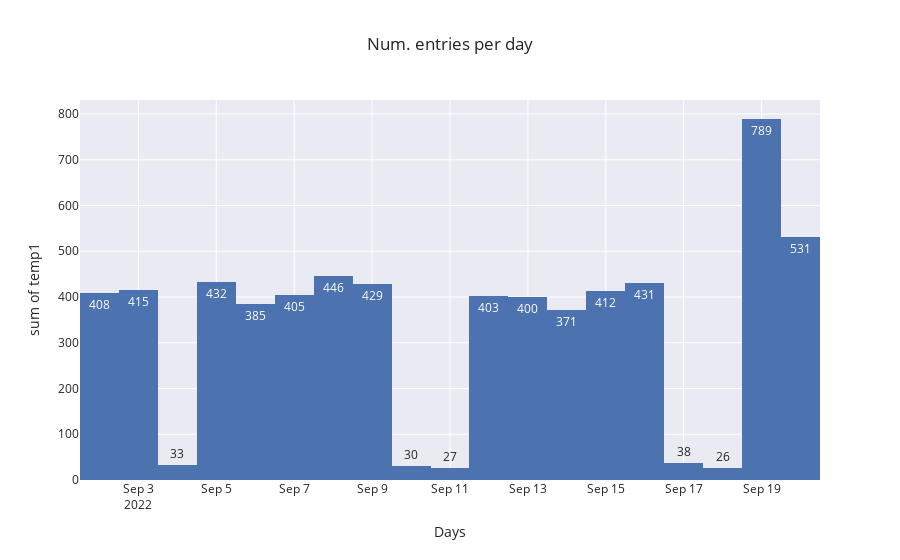

The notebook cell this image was saved under:
### Markdown cell above
# Counting events by days/hours
---

Checking if days and hours are correlated to the volume of entries.

### Code cell
import plotly.express as px
import matplotlib.pyplot as plt

df_counts = pd.DataFrame()
df_daily = pd.DataFrame()

# Group data logs by date and day of week in order to calculate size and percentage.
df_counts["event_number"] = df_00001AAA.groupby(by=["date", "day_of_week"]).size()
df_counts["event_%"] = round(df_counts["event_number"]/df_counts["event_number"].sum()*100,1)

# Resampling our data by day
df_daily = df_00001AAA.resample("D", on="timestamp").count()

print(df_counts)

# Plot an histogram
fig = px.histogram(df_daily, 
                   x=df_daily.index, 
                   y="temp1",
                   nbins=len(df_daily),
                   text_auto=True,
                   template="seaborn",
                   title="Num. entries per day",
                   )
fig.update_layout(xaxis_title_text="Days")
fig.show()

### Figure 1 — Plotly figure (JSON) as saved in the notebook; plotly's stock layout.template omitted (floating-point values rounded to 4 significant figures)
{"data": [{"alignmentgroup": "True", "bingroup": "x", "histfunc": "sum", "hovertemplate": "timestamp=%{x}<br>sum of temp1=%{y}<extra></extra>", "legendgroup": "", "marker": {"color": "rgb(76,114,176)", "pattern": {"shape": ""}}, "name": "", "nbinsx": 19, "offsetgroup": "", "orientation": "v", "showlegend": false, "texttemplate": "%{value}", "type": "histogram", "x": ["2022-09-02T00:00:00+00:00", "2022-09-03T00:00:00+00:00", "2022-09-04T00:00:00+00:00", "2022-09-05T00:00:00+00:00", "2022-09-06T00:00:00+00:00", "2022-09-07T00:00:00+00:00", "2022-09-08T00:00:00+00:00", "2022-09-09T00:00:00+00:00", "2022-09-10T00:00:00+00:00", "2022-09-11T00:00:00+00:00", "2022-09-12T00:00:00+00:00", "2022-09-13T00:00:00+00:00", "2022-09-14T00:00:00+00:00", "2022-09-15T00:00:00+00:00", "2022-09-16T00:00:00+00:00", "2022-09-17T00:00:00+00:00", "2022-09-18T00:00:00+00:00", "2022-09-19T00:00:00+00:00", "2022-09-20T00:00:00+00:00"], "xaxis": "x", "y": [408, 415, 33, 432, 385, 405, 446, 429, 30, 27, 403, 400, 371, 412, 431, 38, 26, 789, 531], "yaxis": "y"}], "layout": {"barmode": "relative", "legend": {"tracegroupgap": 0}, "title": {"text": "Num. entries per day"}, "xaxis": {"anchor": "y", "domain": [0, 1], "title": {"text": "Days"}}, "yaxis": {"anchor": "x", "domain": [0, 1], "title": {"text": "sum of temp1"}}}}
